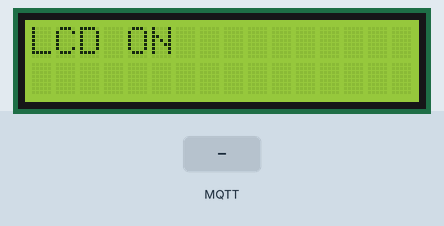
Bench run of a sketch on a simulated ESP8266 (NodeMCU). Shown: 16×2 character LCD. The inputs (shaded band) are chosen by the test bench. WiFi joins after 1.5 s; servers stay silent unless stated; no MQTT or app messages arrive unless stated; what the sketch prints to the serial monitor is not drawn.

Above: at 0.1 s.
7.8 s: MQTT message "on" arrives on the first subscribed topic
At 9.0 s:
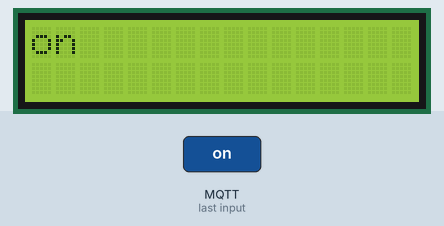
9.3 s: MQTT message "off" arrives on the first subscribed topic
At 10.4 s:
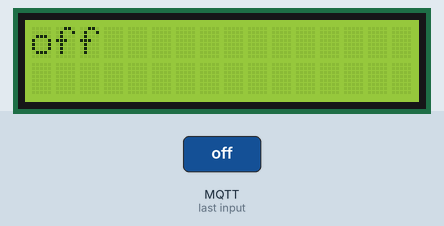
Timing chart, 0 to 12.3 s (numbered marks = the images above; inputs shaded):
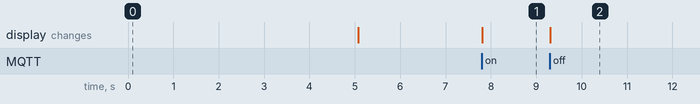

The sketch:

sketch_aug25a.ino
```cpp
#include <ESP8266WiFi.h>
#include <PubSubClient.h>
#include <Wire.h>
#include <LiquidCrystal_I2C.h>

LiquidCrystal_I2C lcd(0x27, 16, 2);

String server = "broker.hivemq.com";
String ssid = "Modo";
String pass = "Doha_bio20";

WiFiClient wifiClient;
PubSubClient client(wifiClient);
String clientID = "HandGestureESP";
String topic = "meow/psps";

void setup()
{
  Serial.begin(115200);
  Serial.println("Hello, ESP8266!");

  Wire.begin(D2, D1); // SDA=D2, SCL=D1
  lcd.init();
  lcd.backlight();

  lcd.setCursor(0, 0);
  Serial.println("LCD ON!");
  lcd.clear();
  lcd.print("LCD ON");
  Serial.println("Printed on LCD!");
  delay(5000);
  lcd.clear();

  wifiSetup();
  client.setServer(server.c_str(), 1883);
  client.setCallback(callback);
}

void loop()
{
  if (!client.connected())
    reconnect();

  client.loop();
}

void wifiSetup()
{
  Serial.println("Attempting to connect to WiFi!");
  WiFi.begin(ssid.c_str(), pass.c_str());
  while (WiFi.status() != WL_CONNECTED)
  {
    delay(100);
    Serial.print(".");
  }
  Serial.println("\nConnected to WiFi!");
}

void callback(const char* topic, byte* payload, int size)
{
  String message = "";
  for (int i = 0; i < size; i++)
    message += (char)payload[i];

  lcd.clear();
  lcd.print(message);
}

void reconnect()
{
  Serial.println("Attempting to connect to server!");
  while (!client.connected())
  {
    if (client.connect(clientID.c_str()))
    {
      client.subscribe(topic.c_str());
      break;
    }
  }
  Serial.println("Server Connection successful!\nSubscribed!");
}
```

Measured:
- after the input at 7.8 s, the display: changes at once (image 1)
- after the input at 9.3 s, the display: changes at once (image 2)
